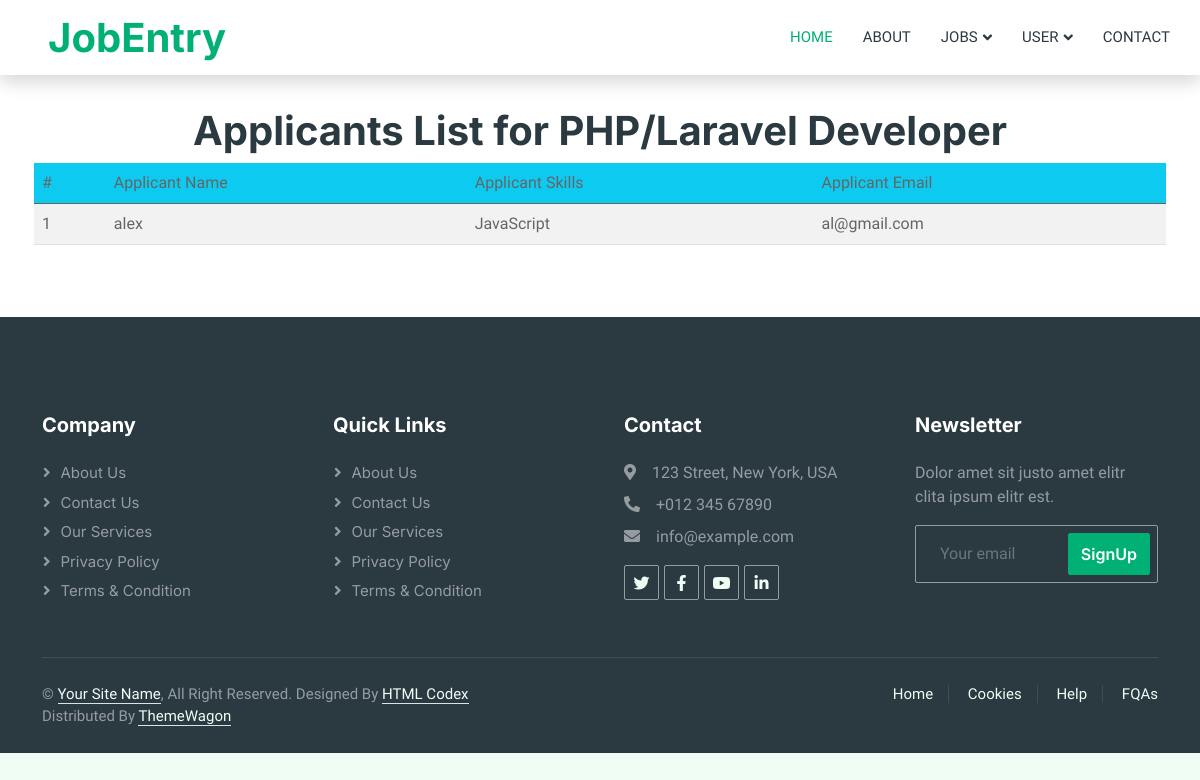
The app's page /applicant_list/5, older data.
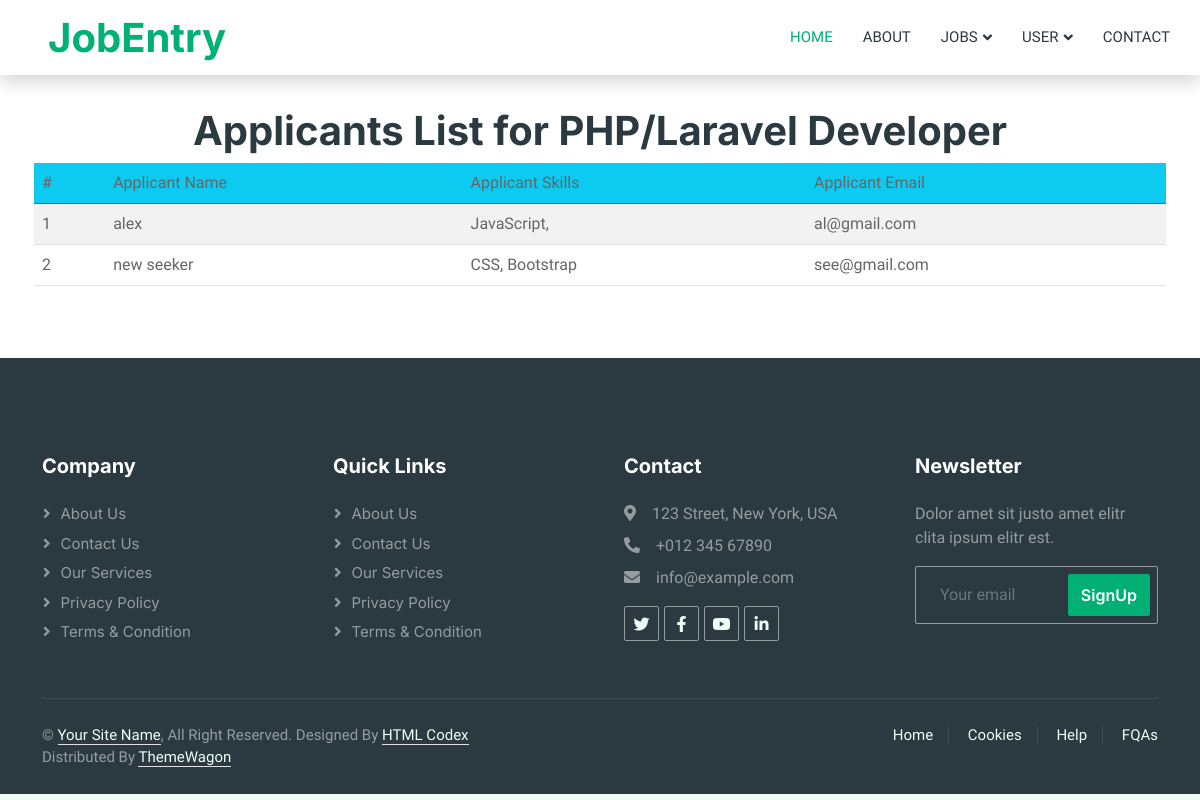
The same page, newer data.
### App/models.py (models this page shows, shortened)
class JobModel(models.Model):
    user = models.ForeignKey(CustomUser, on_delete=models.CASCADE, null=True)
    job_title = models.CharField(max_length=50, null=True)
    JOB_TYPES = [
        ('full_time', 'Full-time'),
        ('part_time', 'Part-time'),
        ('internship', 'Internship'),
        ('freelance', 'Freelance'),
    ]
    job_type = models.CharField(max_length=100, choices=JOB_TYPES, null=True)
    job_description = models.TextField(max_length=500, null=True)
    company_logo = models.ImageField(upload_to="media/cv",null=True)
    company_name = models.CharField(max_length=50, null=True)
    job_location = models.CharField(max_length=100, null=True)
    salary = models.CharField(max_length=50, null=True)
    create_at = models.DateField(auto_now=True, null=True)
    update_at = models.DateField(auto_now_add=True, null=True)
    deadline = models.DateField(null=True)
    qualifications = models.CharField(max_length=200, null=True)

class ApplyNowModel(models.Model):
    user = models.ForeignKey(CustomUser, on_delete=models.CASCADE, null=True)
    job =  models.ForeignKey(JobModel, on_delete=models.CASCADE, null=True)
    applicant_name = models.CharField(max_length=50, null=True)
    applicant_email = models.EmailField(max_length=100, null=True)
    applicant_cv =  models.FileField(upload_to='cv/', null=True)
    applicant_cover_letter = models.TextField(null=True)
    class meta:
        unique_together = ['user', 'job']

class CustomUser(AbstractUser):
    USER_TYPE= [
        ('recruiter',  'Recruiter'),
        ('seeker', 'Seeker'),
    ]
    user_type = models.CharField(choices=USER_TYPE, max_length=50, null=True)
    city = models.CharField(max_length=50, null=True)
    GENDER = [
        ('male', 'Male'),
        ('female', 'Female'),
        ('other', 'Other'),
    ]
    gender = models.CharField(max_length=50, choices=GENDER, null=True)
    profile_img = models.ImageField(upload_to="media/users",max_length=50, null=True)

class SkillModel(models.Model):
    skill_proficiency = [
        ('beginner', 'Beginner'),
        ('intermediate', 'Intermediate'),
        ('expert', 'Expert')
    ]
    user = models.ForeignKey(CustomUser,  on_delete=models.CASCADE, null=True)
    skill_name = models.CharField(max_length=100, null=True)
    skill_level = models.CharField(max_length=50, choices=skill_proficiency, null=True)
    class Meta:
        unique_together = ['user', 'skill_name']

### App/views.py (the view)
# urls.py: path('applicant_list/<int:id>', applicantList, name='applicantList'),
def applicantList(request, id):
    applicants = ApplyNowModel.objects.filter(job=id)
    jobs =  JobModel.objects.get(id=id)
    applicant_users = applicants.values_list('user', flat=True).distinct()
    applicants_skill = SkillModel.objects.filter(user__in=applicant_users)
    return render(request, 'common/applicant_list.html', {'apply_persons':applicants, 'applicants_skill':applicants_skill, 'jobs':jobs,})

### App/templates/common/applicant_list.html
{% extends "common/master.html" %}
{% block body %}
{% include 'layouts/navbar.html' %}
    <div class="container my-4 py-2 px-1">
<h1 class='text-center'>Applicants List for {{jobs.job_title}}</h1>
<table class='table table-striped table-hovered'>
    <thead class="bg-info">
        <tr>
            <td>#</td>
            <td>Applicant Name</td>
            <td>Applicant Skills</td>
            <td>Applicant Email</td>
        </tr>
    </thead>
    <tbody>
        {% for applicants in apply_persons %}
        <tr>
            <td>{{forloop.counter}}</td>
            <td>{{applicants.user.first_name}}</td>
            <td>
            {% for skill in applicants_skill  %}
                {% if skill.user == applicants.user %}
                    {{skill.skill_name}}{% if not forloop.last %}, {% endif %}
                {% endif %}
            {% empty %}
            <td>No Skiils Found</td>
            {% endfor %}
            </td>
            <td>{{applicants.user.email}}</td>
        </tr>
        {% empty %}
        <tr>
            <td colspan="4" class="text-center">No Applicants Found.</td>
        </tr>
        {% endfor %}
    </tbody>
</table>
    </div>
{% include 'layouts/footer.html' %}
{% endblock body %}

### App/templates/common/master.html (shortened to what this page needs)
<!DOCTYPE html>
{% load static %}
<html lang="en">
<head>
    <link href="https://cdnjs.cloudflare.com/ajax/libs/font-awesome/5.10.0/'css/all.min.css" rel="stylesheet">
    <link href="https://cdn.jsdelivr.net/npm/bootstrap-icons@1.4.1/font/bootstrap-icons.css" rel="stylesheet">
    <link href="{% static 'lib/animate/animate.min.css' %}" rel="stylesheet">
    <link href="{% static 'lib/owlcarousel/assets/owl.carousel.min.css' %}" rel="stylesheet">
    <link href="{% static 'css/bootstrap.min.css' %}" rel="stylesheet">
    <link href="{% static 'css/style.css' %}" rel="stylesheet">
</head>
<body>
    <div class="container-xxl bg-white p-0">
        {% block body %}
        {% endblock body %}
</body>
</html>

### App/templates/layouts/navbar.html (shortened to what this page needs)
<nav class="navbar navbar-expand-lg bg-white navbar-light shadow sticky-top p-0">
    <a href="index.html" class="navbar-brand d-flex align-items-center text-center py-0 px-4 px-lg-5">
        <h1 class="m-0 text-primary">JobEntry</h1>
    </a>
    <div class="collapse navbar-collapse" id="navbarCollapse">
        <div class="navbar-nav ms-auto p-4 p-lg-0">
            <a href="{% url 'home' %}" class="nav-item nav-link active">Home</a>
            <a href="about.html" class="nav-item nav-link">About</a>
            <div class="nav-item dropdown">
                <a href="#" class="nav-link dropdown-toggle" data-bs-toggle="dropdown">Jobs</a>
            </div>
            <div class="nav-item dropdown">
                <a href="#" class="nav-link dropdown-toggle" data-bs-toggle="dropdown">User</a>
            </div>
            <a href="#" class="nav-item nav-link">Contact</a>
        </div>
    </div>
</nav>

### App/templates/layouts/footer.html
<div class="container-fluid bg-dark text-white-50 footer pt-5 mt-5 wow fadeIn" data-wow-delay="0.1s">
    <div class="container py-5">
        <div class="row g-5">
            <div class="col-lg-3 col-md-6">
                <h5 class="text-white mb-4">Company</h5>
                <a class="btn btn-link text-white-50" href="">About Us</a>
                <a class="btn btn-link text-white-50" href="">Contact Us</a>
                <a class="btn btn-link text-white-50" href="">Our Services</a>
                <a class="btn btn-link text-white-50" href="">Privacy Policy</a>
                <a class="btn btn-link text-white-50" href="">Terms & Condition</a>
            </div>
            <div class="col-lg-3 col-md-6">
                <h5 class="text-white mb-4">Quick Links</h5>
                <a class="btn btn-link text-white-50" href="">About Us</a>
                <a class="btn btn-link text-white-50" href="">Contact Us</a>
                <a class="btn btn-link text-white-50" href="">Our Services</a>
                <a class="btn btn-link text-white-50" href="">Privacy Policy</a>
                <a class="btn btn-link text-white-50" href="">Terms & Condition</a>
            </div>
            <div class="col-lg-3 col-md-6">
                <h5 class="text-white mb-4">Contact</h5>
                <p class="mb-2"><i class="fa fa-map-marker-alt me-3"></i>123 Street, New York, USA</p>
                <p class="mb-2"><i class="fa fa-phone-alt me-3"></i>+012 345 67890</p>
                <p class="mb-2"><i class="fa fa-envelope me-3"></i>info@example.com</p>
                <div class="d-flex pt-2">
                    <a class="btn btn-outline-light btn-social" href=""><i class="fab fa-twitter"></i></a>
                    <a class="btn btn-outline-light btn-social" href=""><i class="fab fa-facebook-f"></i></a>
                    <a class="btn btn-outline-light btn-social" href=""><i class="fab fa-youtube"></i></a>
                    <a class="btn btn-outline-light btn-social" href=""><i class="fab fa-linkedin-in"></i></a>
                </div>
            </div>
            <div class="col-lg-3 col-md-6">
                <h5 class="text-white mb-4">Newsletter</h5>
                <p>Dolor amet sit justo amet elitr clita ipsum elitr est.</p>
                <div class="position-relative mx-auto" style="max-width: 400px;">
                    <input class="form-control bg-transparent w-100 py-3 ps-4 pe-5" type="text" placeholder="Your email">
                    <button type="button" class="btn btn-primary py-2 position-absolute top-0 end-0 mt-2 me-2">SignUp</button>
                </div>
            </div>
        </div>
    </div>
    <div class="container">
        <div class="copyright">
            <div class="row">
                <div class="col-md-6 text-center text-md-start mb-3 mb-md-0">
                    &copy; <a class="border-bottom" href="#">Your Site Name</a>, All Right Reserved.
                    Designed By <a class="border-bottom" href="https://htmlcodex.com">HTML Codex</a>
                    </br>Distributed By <a class="border-bottom" href="https://themewagon.com" target="_blank">ThemeWagon</a>
                </div>
                <div class="col-md-6 text-center text-md-end">
                    <div class="footer-menu">
                        <a href="">Home</a>
                        <a href="">Cookies</a>
                        <a href="">Help</a>
                        <a href="">FQAs</a>
                    </div>
                </div>
            </div>
        </div>
    </div>
</div>

### App/static/css/style.css (style rules this page uses)
:root { --primary: #00B074; --secondary: #2B9BFF; --light: #EFFDF5; --dark: #2B3940; }
.btn { font-family: 'Inter', sans-serif; font-weight: 600; transition: .5s; }
.btn.btn-primary, .btn.btn-secondary { color: #FFFFFF; }
.navbar .dropdown-toggle::after { border: none; content: "\f107"; font-family: "Font Awesome 5 Free"; font-weight: 900; vertical-align: middle; margin-left: 5px; transition: .5s; }
.navbar-dark .navbar-nav .nav-link, .navbar-light .navbar-nav .nav-link { margin-right: 30px; padding: 25px 0; color: #FFFFFF; font-size: 15px; text-transform: uppercase; outline: none; }
.navbar-dark .navbar-nav .nav-link:hover, .navbar-dark .navbar-nav .nav-link.active, .navbar-light .navbar-nav .nav-link:hover, .navbar-light .navbar-nav .nav-link.active { color: var(--primary); }
.navbar-light .navbar-brand, .navbar-light a.btn { height: 75px; }
.navbar-light .navbar-nav .nav-link { color: var(--dark); font-weight: 500; }
.navbar-light.sticky-top { top: -100px; transition: .5s; }
.footer .btn.btn-social { margin-right: 5px; width: 35px; height: 35px; display: flex; align-items: center; justify-content: center; color: var(--light); border: 1px solid rgba(255,255,255,0.5); border-radius: 2px; transition: .3s; }
.footer .btn.btn-link { display: block; margin-bottom: 5px; padding: 0; text-align: left; font-size: 15px; font-weight: normal; text-transform: capitalize; transition: .3s; }
.footer .btn.btn-link::before { position: relative; content: "\f105"; font-family: "Font Awesome 5 Free"; font-weight: 900; margin-right: 10px; }
.footer .form-control { border-color: rgba(255,255,255,0.5); }
.footer .copyright { padding: 25px 0; font-size: 15px; border-top: 1px solid rgba(256, 256, 256, .1); }
.footer .copyright a { color: var(--light); }
.footer .footer-menu a { margin-right: 15px; padding-right: 15px; border-right: 1px solid rgba(255, 255, 255, .1); }
.footer .footer-menu a:last-child { margin-right: 0; padding-right: 0; border-right: none; }

Row changes from the older to the newer data that the page shows:
shown differently, row unchanged: SkillModel "JavaScript": now shows ","
added ApplyNowModel: user.first_name "new seeker", user.email "see@gmail.com"
added SkillModel: skill_name "CSS", shown under "new seeker"
added SkillModel: skill_name "Bootstrap", shown under "new seeker"
